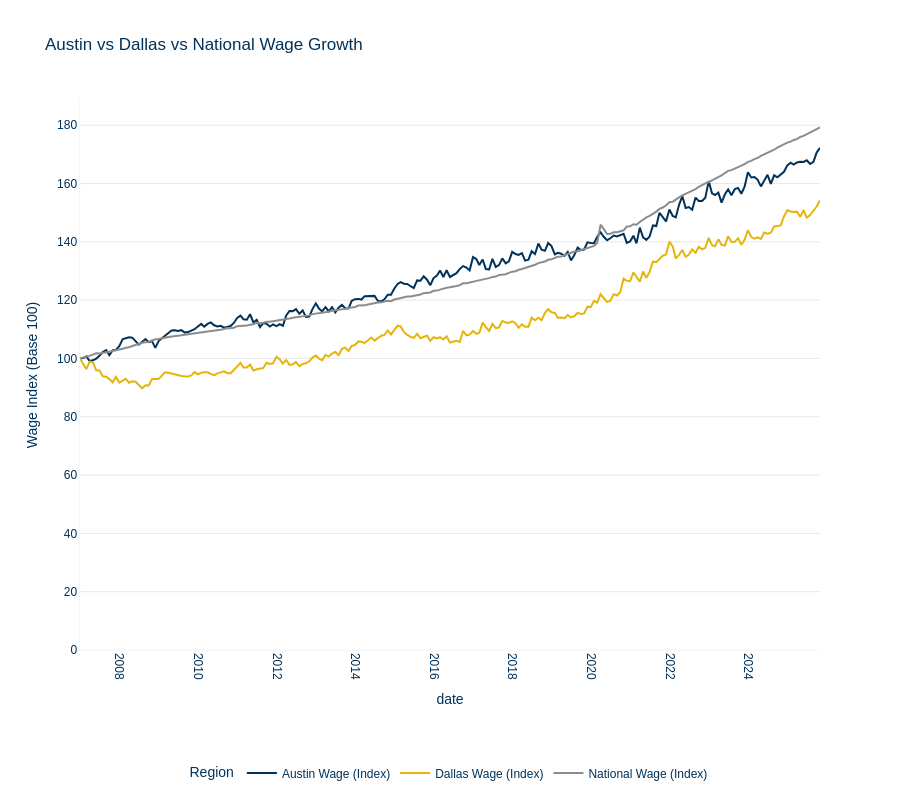

Notebook code cell kept with this figure:
### Markdown cell above
## Chart 5: Austin vs Dallas vs National Wage Growth

Compares wage growth between Austin, Dallas, and the nation, indexed to 100 at the earliest common date.
All data uses hourly wages for apples-to-apples comparison.

### Code cell
# Fetch hourly wage data for Austin, Dallas, and Nation
df_austin_wage = fetch_fred_series('SMU48124200500000003', 'Austin Hourly Wage')
df_dallas_wage = fetch_fred_series('SMU48191000500000003', 'Dallas Hourly Wage')
df_national_wage = fetch_fred_series('CES0500000003', 'National Hourly Wage')

# Merge all three on date
df_wage = df_austin_wage.merge(df_dallas_wage, on='date', how='inner')
df_wage = df_wage.merge(df_national_wage, on='date', how='inner')

# Index all three series to 100 at earliest common date
if len(df_wage) > 0:
    base_austin = df_wage['Austin Hourly Wage'].iloc[0]
    base_dallas = df_wage['Dallas Hourly Wage'].iloc[0]
    base_national = df_wage['National Hourly Wage'].iloc[0]
    
    df_wage['Austin Wage (Index)'] = (df_wage['Austin Hourly Wage'] / base_austin) * 100
    df_wage['Dallas Wage (Index)'] = (df_wage['Dallas Hourly Wage'] / base_dallas) * 100
    df_wage['National Wage (Index)'] = (df_wage['National Hourly Wage'] / base_national) * 100
    
    # Convert to long format
    df_wage_long = df_wage[['date', 'Austin Wage (Index)', 'Dallas Wage (Index)', 'National Wage (Index)']].melt(
        id_vars=['date'],
        var_name='Region',
        value_name='Wage Index (Base 100)'
    )
    
    # Create chart
    fig = aquila_styled_line_chart(
        df_wage_long,
        x='date',
        y='Wage Index (Base 100)',
        color='Region',
        title='Austin vs Dallas vs National Wage Growth',
        height=800
    )
    
    fig.update_yaxes(rangemode='tozero')
    
    # Save chart
    fig.write_html('charts/economic-indicators/austin_vs_dallas_vs_national_wage_growth.html')
    print("✓ Chart saved: austin_vs_dallas_vs_national_wage_growth.html")
    
    fig.show()
else:
    print("Warning: No overlapping data for wage comparison")

### Figure 1 — Plotly figure (JSON) as saved in the notebook; plotly's stock layout.template omitted (floating-point values rounded to 4 significant figures; data arrays with more than 128 entries replaced by an {"elided": "..."} marker saying what was removed)
{"data": [{"hovertemplate": "Region=Austin Wage (Index)<br>date=%{x}<br>Wage Index (Base 100)=%{y}<extra></extra>", "legendgroup": "Austin Wage (Index)", "line": {"color": "#00325a", "dash": "solid"}, "marker": {"symbol": "circle"}, "mode": "lines", "name": "Austin Wage (Index)", "orientation": "v", "showlegend": true, "type": "scatter", "x": {"elided": "227 str values"}, "xaxis": "x", "y": {"elided": "227 float values"}, "yaxis": "y"}, {"hovertemplate": "Region=Dallas Wage (Index)<br>date=%{x}<br>Wage Index (Base 100)=%{y}<extra></extra>", "legendgroup": "Dallas Wage (Index)", "line": {"color": "#e6b40a", "dash": "solid"}, "marker": {"symbol": "circle"}, "mode": "lines", "name": "Dallas Wage (Index)", "orientation": "v", "showlegend": true, "type": "scatter", "x": {"elided": "227 str values"}, "xaxis": "x", "y": {"elided": "227 float values"}, "yaxis": "y"}, {"hovertemplate": "Region=National Wage (Index)<br>date=%{x}<br>Wage Index (Base 100)=%{y}<extra></extra>", "legendgroup": "National Wage (Index)", "line": {"color": "#8c8c8c", "dash": "solid"}, "marker": {"symbol": "circle"}, "mode": "lines", "name": "National Wage (Index)", "orientation": "v", "showlegend": true, "type": "scatter", "x": {"elided": "227 str values"}, "xaxis": "x", "y": {"elided": "227 float values"}, "yaxis": "y"}], "layout": {"font": {"color": "#00325a", "family": "Futura LT Pro, Futura, Arial, sans-serif"}, "height": 800, "legend": {"orientation": "h", "title": {"font": {"family": "Futura LT Pro, Futura, Arial, sans-serif"}, "text": "Region"}, "tracegroupgap": 0, "x": 0.5, "xanchor": "center", "y": -0.25, "yanchor": "bottom"}, "margin": {"b": 100}, "paper_bgcolor": "white", "plot_bgcolor": "white", "title": {"font": {"family": "Futura LT Pro, Futura, Arial, sans-serif"}, "text": "Austin vs Dallas vs National Wage Growth"}, "xaxis": {"anchor": "y", "domain": [0, 1], "linecolor": "#e9e9ea", "linewidth": 0.5, "mirror": false, "showgrid": false, "showline": true, "tickangle": 90, "title": {"text": "date"}, "zeroline": false}, "yaxis": {"anchor": "x", "domain": [0, 1], "gridcolor": "#e9e9ea", "linecolor": "#e9e9ea", "linewidth": 0.5, "mirror": false, "rangemode": "tozero", "showgrid": true, "showline": true, "title": {"text": "Wage Index (Base 100)"}, "zeroline": true}}}
